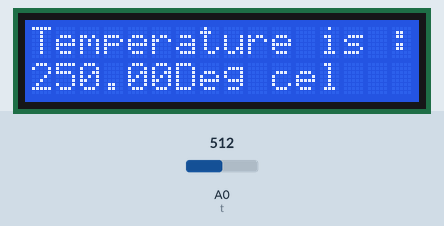
The sketch below on a simulated Arduino Uno, built with avr-gcc and run on an emulated ATmega328P. Shown: 16×2 character LCD. The inputs (shaded band) are chosen by the test bench; at power-on: A0 (t) = 512. What the sketch prints to the serial monitor is not drawn.

Above: at 1.6 s.
1.7 s: A0 (t) set to 716
At 4.7 s:
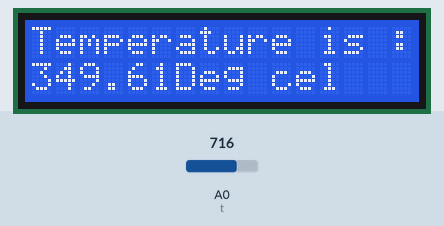
5.5 s: A0 (t) set to 900
At 7.4 s:
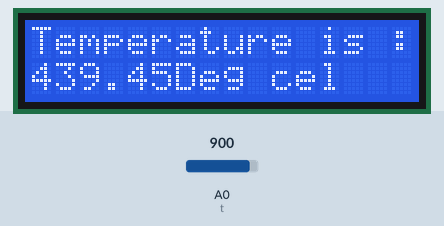
8.5 s: A0 (t) set to 1023
At 11.2 s:
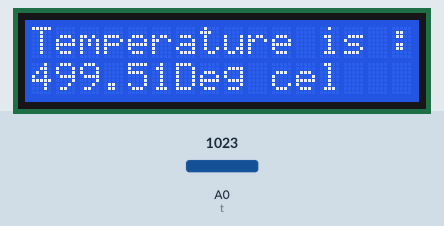
Timing chart, 0 to 12.7 s (numbered marks = the images above; inputs shaded):
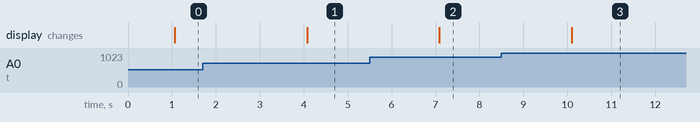

Measured:
- after the input at 1.7 s, the display: changes after 2.4 s (image 1)
- after the input at 5.5 s, the display: changes after 1.6 s (image 2)
- after the input at 8.5 s, the display: changes after 1.6 s (image 3)

The sketch:

using_temperature_sensor_data_read1.ino
```cpp
// ques : how to use distance between the centigrate value and degree. it 6 colum to start and 1 row.okk

//library function must associate
#include <LiquidCrystal.h>

// with the arduino pin no connected serially

LiquidCrystal lcd(12,11,5,4,3,2);
int t=0;

// lcd(rs,en,d4,d5,d6,d7)

void setup()
{
  pinMode(t,INPUT);
  lcd.begin(16,2); // lcs column 16, row 2 setup
   Serial.begin(9600);
}


void loop()
{
  float val, cel,far,mv;
  val =analogRead(t);
  mv= (val/1024.0)*5000; //5000 holo 5 volt , 5000 milivolt
  cel =mv/10;
  Serial.print("The temperature  is = ");
  Serial.print(cel);
  Serial.print(" *C ");
  Serial.println();
  delay(1000);

  lcd.setCursor(0,0);
  lcd.print("Temperature is :");
  lcd.setCursor(0,1); // column o , line 1 ( SECOND ROW)
  lcd.print(cel);
   lcd.setCursor(6,1); // column 6 , line 1 ( SECOND ROW)
  lcd.print("Deg cel");
  delay(500);

  }
```
